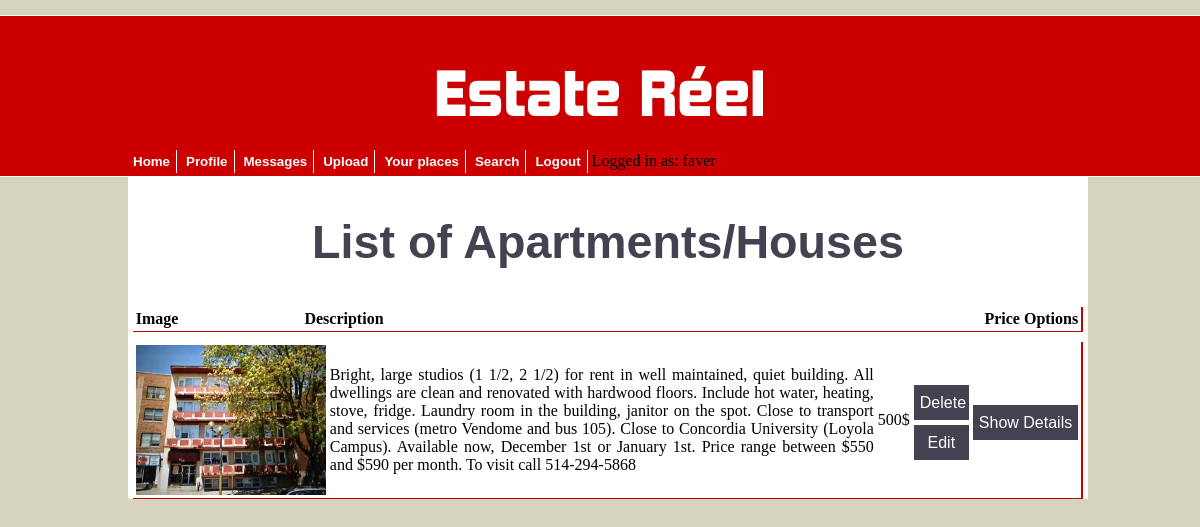
/displayApartments.php (signed in), run on the app's committed database.
### tables this page shows
CREATE TABLE IF NOT EXISTS `apartment_images` (
`image_id` int(5) NOT NULL,
  `dwelling_Id` int(6) NOT NULL,
  `file_name` varchar(200) NOT NULL,
  `file_size` varchar(200) NOT NULL,
  `file_type` varchar(200) NOT NULL
);

CREATE TABLE IF NOT EXISTS `dwellings` (
`dwelling_Id` int(6) NOT NULL,
  `address_id` int(4) NOT NULL,
  `user_id` int(6) NOT NULL,
  `type` varchar(255) DEFAULT NULL,
  `description` varchar(1000) DEFAULT NULL,
  `no_of_rooms` int(11) DEFAULT NULL,
  `no_of_bathrooms` int(11) DEFAULT NULL,
  `no_of_living_rooms` int(11) DEFAULT NULL,
  `price` int(11) DEFAULT NULL,
  `rangeType` varchar(50) DEFAULT NULL
);

### classes/databaseClass.php (called while the page is built, shortened)
<?php
	class Database{
		public $connection;
		public function createConnection(){
			$servername = "localhost";
			$username = "root";
			$password = "";
			$db = "PHP_database";
			$this->connection = new mysqli($servername, $username, $password, $db);
			$this->connection->set_charset("utf8");
			return $this->connection;
		}
		public function getResultSetAsArray($query){
			$rs = mysqli_query($this->createConnection(), $query) or die($this->connection->error);
			if($rs->num_rows > 0){
				$index = 0;
				while($row = $rs->fetch_assoc()){
					foreach ($row as $key => $value) {
						$arrayAsResult[$index][$key] = $value;
					}
					$index++;
				}
				return $arrayAsResult;
			}
			return null;
		}
		public function cutDownTheDescription($description){
			if (strlen($description) > 500) {
	            $str = substr($description, 0, 500) . "...";
	            return $str;
	        }else{
	            return $description;
	        }
		}
	}
?>

### classes/loginClass.php (called while the page is built, shortened)
<?php
	class Login extends Database{
		public function getRangeType($username){
			$rangeTypeArray = $this->getSpecificUser($username);
			$type = "";
			for ($row=0; $row < count($rangeTypeArray); $row++) {
				$type = $rangeTypeArray[$row]['rangeType'];
			}
			return $type;
		}
		public function getSpecificUser($username){
			return parent::getResultSetAsArray("SELECT * FROM users WHERE username = '$username'");
		}
		public function getUserId(){
			$selectUserId = "SELECT user_id FROM users WHERE username = '" . $_SESSION['USERNAME'] . "'";
			$rs = mysqli_query(parent::createConnection(), $selectUserId);
			if ($rs->num_rows > 0) {
				while($row = $rs->fetch_assoc()) {
					$user_id = $row['user_id'];
				}
				return $user_id;
			}
			return null;
		}
	}
?>

### classes/productClass.php (called while the page is built, shortened)
<?php
	class Product extends Database{
		public function displayOwnerProducts($userId){
			$query = "SELECT * FROM dwellings INNER JOIN apartment_images
								 ON dwellings.dwelling_Id = apartment_images.dwelling_Id
							  WHERE dwellings.user_id = $userId
						   GROUP BY dwellings.dwelling_Id";
			return parent::getResultSetAsArray($query);
		}
	}
?>

### displayApartments.php (the view, shortened to what this page needs)
<html>
    <head>
         <link rel="stylesheet" type="text/css" href="CSS/mainLayout.css">
    </head>
<?php
	include('PreCode/header.php');
	$databaseObj->createConnection();
	$userId = $loginObj->getUserId();
?>
<?php
	$type = $loginObj->getRangeType($_SESSION['USERNAME']);
	$rs = $productObj->displayOwnerProducts($userId);
?>
	<h2>List of Apartments/Houses</h2>
	<table id="apt" align="center">
		<tbody>
			<tr>
				<th id="image">Image</th>
				<th id="descr" style="width: 800px;">Description</th>
				<th id="priceH">Price</th>
				<th id="option">Options</th>
			</tr>
		</tbody>
	</table>
			<?php
				if (count($rs) > 0) {
					for($row = 0; $row < count($rs); $row++){
						echo "<table id='apt2' align='center'><tbody>";
						echo "<tr>";
						echo "<td><img id='placeImg' src='apartment_images/" . $rs[$row]['file_name'] . "'/></td>" .
							 "<td style='width: 800px;'>" . $databaseObj->cutDownTheDescription($rs[$row]['description']) . "</td>" .
							 "<td>" . $rs[$row]['price'] . "$</td>";
			?>
						<form name="deleteApart" method="POST" action="">
							<td>
								<input id='delete' name='delete' type='submit' value='Delete' />
								<input id='edit' name='edit' type='submit' value='Edit' />
							</td>
						</form>
						<form name="showApart" method="GET" action="showDetails.php">
							<td>
								<input id='showD' name='showDetail' type='submit' value='Show Details' />
							</td>
						</form>
			<?php
						echo "</tr>";
					}
				}
			?>
		</tbody>
	</table>
</body>
</html>

### CSS/mainLayout.css (style rules this page uses)
body { background-color: #D4D4BF; text-align: center; height: 100%; }
h2 { font-family: 'Gotham Book', Gotham-Book, sans-serif; font-weight: bold; color: #424250; font-size: 35pt; }
#apt, #apt2 { height: auto; margin-top: 10px; border-right: 2px solid #C00; border-bottom: 1px solid #C00; width: 99%; text-align: justify; cursor: pointer; }
#apt2 { cursor: default; }
#image { width: 190px; }
#placeImg { height: 150px; width: 190px; }
#descr { width: 70%; }
#delete, #edit, #showD { width: 55px; border: none; height: 35px; font-size: 12pt; margin-top: 5px; background-color: #424250; color: white; }
#showD { width: auto; }

### data on the page
apartment_images: file_name (picture), dwelling_Id.description "Bright, large studios (1 1/2, 2 1/2) for rent in well maintained, quiet building. All dwellings are clean and renovated with hardwood floors. Include hot water, heating, stove, fridge. Laundry room in the building, janitor on the spot. Close to transport and services (metro Vendome and bus 105). Close to Concordia University (Loyola Campus). Available now, December 1st or January 1st. Price range between $550 and $590 per month. To visit call 514-294-5868", dwelling_Id.price "500"

### other printed values
$_SESSION['USERNAME'] "faver"
